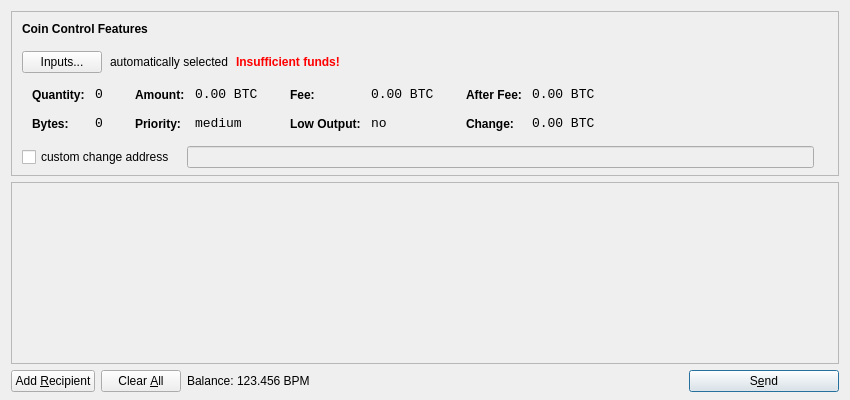
<?xml version="1.0" encoding="UTF-8"?>
<ui version="4.0">
 <class>SendCoinsDialog</class>
 <widget class="QDialog" name="SendCoinsDialog">
  <property name="geometry">
   <rect>
    <x>0</x>
    <y>0</y>
    <width>850</width>
    <height>400</height>
   </rect>
  </property>
  <property name="windowTitle">
   <string>Send Coins</string>
  </property>
  <layout class="QVBoxLayout" name="verticalLayout" stretch="0,1,0">
   <property name="bottomMargin">
    <number>8</number>
   </property>
   <item>
    <widget class="QFrame" name="frameCoinControl">
     <property name="sizePolicy">
      <sizepolicy hsizetype="Expanding" vsizetype="Expanding">
       <horstretch>0</horstretch>
       <verstretch>0</verstretch>
      </sizepolicy>
     </property>
     <property name="maximumSize">
      <size>
       <width>16777215</width>
       <height>16777215</height>
      </size>
     </property>
     <property name="frameShape">
      <enum>QFrame::StyledPanel</enum>
     </property>
     <property name="frameShadow">
      <enum>QFrame::Sunken</enum>
     </property>
     <layout class="QVBoxLayout" name="verticalLayoutCoinControl2">
      <property name="spacing">
       <number>-1</number>
      </property>
      <property name="leftMargin">
       <number>0</number>
      </property>
      <property name="topMargin">
       <number>0</number>
      </property>
      <property name="rightMargin">
       <number>0</number>
      </property>
      <property name="bottomMargin">
       <number>6</number>
      </property>
      <item>
       <layout class="QVBoxLayout" name="verticalLayoutCoinControl" stretch="0,0,0,0,1">
        <property name="spacing">
         <number>0</number>
        </property>
        <property name="leftMargin">
         <number>10</number>
        </property>
        <property name="topMargin">
         <number>10</number>
        </property>
        <item>
         <layout class="QHBoxLayout" name="horizontalLayoutCoinControl1">
          <property name="bottomMargin">
           <number>15</number>
          </property>
          <item>
           <widget class="QLabel" name="labelCoinControlFeatures">
            <property name="sizePolicy">
             <sizepolicy hsizetype="Preferred" vsizetype="Maximum">
              <horstretch>0</horstretch>
              <verstretch>0</verstretch>
             </sizepolicy>
            </property>
            <property name="font">
             <font>
              <weight>75</weight>
              <bold>true</bold>
             </font>
            </property>
            <property name="styleSheet">
             <string notr="true">font-weight:bold;</string>
            </property>
            <property name="text">
             <string>Coin Control Features</string>
            </property>
           </widget>
          </item>
         </layout>
        </item>
        <item>
         <layout class="QHBoxLayout" name="horizontalLayoutCoinControl2" stretch="0,0,0,0">
          <property name="spacing">
           <number>8</number>
          </property>
          <property name="bottomMargin">
           <number>10</number>
          </property>
          <item>
           <widget class="QPushButton" name="pushButtonCoinControl">
            <property name="styleSheet">
             <string notr="true"/>
            </property>
            <property name="text">
             <string>Inputs...</string>
            </property>
           </widget>
          </item>
          <item>
           <widget class="QLabel" name="labelCoinControlAutomaticallySelected">
            <property name="text">
             <string>automatically selected</string>
            </property>
            <property name="margin">
             <number>5</number>
            </property>
           </widget>
          </item>
          <item>
           <widget class="QLabel" name="labelCoinControlInsuffFunds">
            <property name="font">
             <font>
              <weight>75</weight>
              <bold>true</bold>
             </font>
            </property>
            <property name="styleSheet">
             <string notr="true">color:red;font-weight:bold;</string>
            </property>
            <property name="text">
             <string>Insufficient funds!</string>
            </property>
            <property name="margin">
             <number>5</number>
            </property>
           </widget>
          </item>
          <item>
           <spacer name="horizontalSpacerCoinControl">
            <property name="orientation">
             <enum>Qt::Horizontal</enum>
            </property>
            <property name="sizeHint" stdset="0">
             <size>
              <width>40</width>
              <height>1</height>
             </size>
            </property>
           </spacer>
          </item>
         </layout>
        </item>
        <item>
         <widget class="QWidget" name="widgetCoinControl" native="true">
          <property name="sizePolicy">
           <sizepolicy hsizetype="Preferred" vsizetype="Preferred">
            <horstretch>0</horstretch>
            <verstretch>0</verstretch>
           </sizepolicy>
          </property>
          <property name="minimumSize">
           <size>
            <width>0</width>
            <height>0</height>
           </size>
          </property>
          <property name="styleSheet">
           <string notr="true"/>
          </property>
          <layout class="QHBoxLayout" name="horizontalLayoutCoinControl5">
           <property name="margin">
            <number>0</number>
           </property>
           <item>
            <layout class="QHBoxLayout" name="horizontalLayoutCoinControl3" stretch="0,0,0,1">
             <property name="spacing">
              <number>20</number>
             </property>
             <property name="topMargin">
              <number>0</number>
             </property>
             <property name="bottomMargin">
              <number>10</number>
             </property>
             <item>
              <layout class="QFormLayout" name="formLayoutCoinControl1">
               <property name="horizontalSpacing">
                <number>10</number>
               </property>
               <property name="verticalSpacing">
                <number>14</number>
               </property>
               <property name="leftMargin">
                <number>10</number>
               </property>
               <property name="topMargin">
                <number>4</number>
               </property>
               <property name="rightMargin">
                <number>6</number>
               </property>
               <item row="0" column="0">
                <widget class="QLabel" name="labelCoinControlQuantityText">
                 <property name="styleSheet">
                  <string notr="true">font-weight:bold;</string>
                 </property>
                 <property name="text">
                  <string>Quantity:</string>
                 </property>
                 <property name="margin">
                  <number>0</number>
                 </property>
                </widget>
               </item>
               <item row="0" column="1">
                <widget class="QLabel" name="labelCoinControlQuantity">
                 <property name="font">
                  <font>
                   <family>Monospace</family>
                   <pointsize>10</pointsize>
                  </font>
                 </property>
                 <property name="cursor">
                  <cursorShape>IBeamCursor</cursorShape>
                 </property>
                 <property name="contextMenuPolicy">
                  <enum>Qt::ActionsContextMenu</enum>
                 </property>
                 <property name="text">
                  <string notr="true">0</string>
                 </property>
                 <property name="margin">
                  <number>0</number>
                 </property>
                 <property name="textInteractionFlags">
                  <set>Qt::LinksAccessibleByMouse|Qt::TextSelectableByKeyboard|Qt::TextSelectableByMouse</set>
                 </property>
                </widget>
               </item>
               <item row="1" column="0">
                <widget class="QLabel" name="labelCoinControlBytesText">
                 <property name="styleSheet">
                  <string notr="true">font-weight:bold;</string>
                 </property>
                 <property name="text">
                  <string>Bytes:</string>
                 </property>
                </widget>
               </item>
               <item row="1" column="1">
                <widget class="QLabel" name="labelCoinControlBytes">
                 <property name="font">
                  <font>
                   <family>Monospace</family>
                   <pointsize>10</pointsize>
                  </font>
                 </property>
                 <property name="cursor">
                  <cursorShape>IBeamCursor</cursorShape>
                 </property>
                 <property name="contextMenuPolicy">
                  <enum>Qt::ActionsContextMenu</enum>
                 </property>
                 <property name="text">
                  <string notr="true">0</string>
                 </property>
                 <property name="textInteractionFlags">
                  <set>Qt::LinksAccessibleByMouse|Qt::TextSelectableByKeyboard|Qt::TextSelectableByMouse</set>
                 </property>
                </widget>
               </item>
              </layout>
             </item>
             <item>
              <layout class="QFormLayout" name="formLayoutCoinControl2">
               <property name="horizontalSpacing">
                <number>10</number>
               </property>
               <property name="verticalSpacing">
                <number>14</number>
               </property>
               <property name="leftMargin">
                <number>6</number>
               </property>
               <property name="topMargin">
                <number>4</number>
               </property>
               <property name="rightMargin">
                <number>6</number>
               </property>
               <item row="0" column="0">
                <widget class="QLabel" name="labelCoinControlAmountText">
                 <property name="styleSheet">
                  <string notr="true">font-weight:bold;</string>
                 </property>
                 <property name="text">
                  <string>Amount:</string>
                 </property>
                 <property name="margin">
                  <number>0</number>
                 </property>
                </widget>
               </item>
               <item row="0" column="1">
                <widget class="QLabel" name="labelCoinControlAmount">
                 <property name="font">
                  <font>
                   <family>Monospace</family>
                   <pointsize>10</pointsize>
                  </font>
                 </property>
                 <property name="cursor">
                  <cursorShape>IBeamCursor</cursorShape>
                 </property>
                 <property name="contextMenuPolicy">
                  <enum>Qt::ActionsContextMenu</enum>
                 </property>
                 <property name="text">
                  <string notr="true">0.00 BTC</string>
                 </property>
                 <property name="textInteractionFlags">
                  <set>Qt::LinksAccessibleByMouse|Qt::TextSelectableByKeyboard|Qt::TextSelectableByMouse</set>
                 </property>
                </widget>
               </item>
               <item row="1" column="0">
                <widget class="QLabel" name="labelCoinControlPriorityText">
                 <property name="styleSheet">
                  <string notr="true">font-weight:bold;</string>
                 </property>
                 <property name="text">
                  <string>Priority:</string>
                 </property>
                </widget>
               </item>
               <item row="1" column="1">
                <widget class="QLabel" name="labelCoinControlPriority">
                 <property name="font">
                  <font>
                   <family>Monospace</family>
                   <pointsize>10</pointsize>
                  </font>
                 </property>
                 <property name="cursor">
                  <cursorShape>IBeamCursor</cursorShape>
                 </property>
                 <property name="contextMenuPolicy">
                  <enum>Qt::ActionsContextMenu</enum>
                 </property>
                 <property name="text">
                  <string>medium</string>
                 </property>
                 <property name="textInteractionFlags">
                  <set>Qt::LinksAccessibleByMouse|Qt::TextSelectableByKeyboard|Qt::TextSelectableByMouse</set>
                 </property>
                </widget>
               </item>
              </layout>
             </item>
             <item>
              <layout class="QFormLayout" name="formLayoutCoinControl3">
               <property name="horizontalSpacing">
                <number>10</number>
               </property>
               <property name="verticalSpacing">
                <number>14</number>
               </property>
               <property name="leftMargin">
                <number>6</number>
               </property>
               <property name="topMargin">
                <number>4</number>
               </property>
               <property name="rightMargin">
                <number>6</number>
               </property>
               <item row="0" column="0">
                <widget class="QLabel" name="labelCoinControlFeeText">
                 <property name="styleSheet">
                  <string notr="true">font-weight:bold;</string>
                 </property>
                 <property name="text">
                  <string>Fee:</string>
                 </property>
                 <property name="margin">
                  <number>0</number>
                 </property>
                </widget>
               </item>
               <item row="0" column="1">
                <widget class="QLabel" name="labelCoinControlFee">
                 <property name="font">
                  <font>
                   <family>Monospace</family>
                   <pointsize>10</pointsize>
                  </font>
                 </property>
                 <property name="cursor">
                  <cursorShape>IBeamCursor</cursorShape>
                 </property>
                 <property name="contextMenuPolicy">
                  <enum>Qt::ActionsContextMenu</enum>
                 </property>
                 <property name="text">
                  <string notr="true">0.00 BTC</string>
                 </property>
                 <property name="textInteractionFlags">
                  <set>Qt::LinksAccessibleByMouse|Qt::TextSelectableByKeyboard|Qt::TextSelectableByMouse</set>
                 </property>
                </widget>
               </item>
               <item row="1" column="0">
                <widget class="QLabel" name="labelCoinControlLowOutputText">
                 <property name="styleSheet">
                  <string notr="true">font-weight:bold;</string>
                 </property>
                 <property name="text">
                  <string>Low Output:</string>
                 </property>
                </widget>
               </item>
               <item row="1" column="1">
                <widget class="QLabel" name="labelCoinControlLowOutput">
                 <property name="font">
                  <font>
                   <family>Monospace</family>
                   <pointsize>10</pointsize>
                  </font>
                 </property>
                 <property name="cursor">
                  <cursorShape>IBeamCursor</cursorShape>
                 </property>
                 <property name="contextMenuPolicy">
                  <enum>Qt::ActionsContextMenu</enum>
                 </property>
                 <property name="text">
                  <string>no</string>
                 </property>
                 <property name="textInteractionFlags">
                  <set>Qt::LinksAccessibleByMouse|Qt::TextSelectableByKeyboard|Qt::TextSelectableByMouse</set>
                 </property>
                </widget>
               </item>
              </layout>
             </item>
             <item>
              <layout class="QFormLayout" name="formLayoutCoinControl4">
               <property name="horizontalSpacing">
                <number>10</number>
               </property>
               <property name="verticalSpacing">
                <number>14</number>
               </property>
               <property name="leftMargin">
                <number>6</number>
               </property>
               <property name="topMargin">
                <number>4</number>
               </property>
               <property name="rightMargin">
                <number>6</number>
               </property>
               <item row="0" column="0">
                <widget class="QLabel" name="labelCoinControlAfterFeeText">
                 <property name="styleSheet">
                  <string notr="true">font-weight:bold;</string>
                 </property>
                 <property name="text">
                  <string>After Fee:</string>
                 </property>
                 <property name="margin">
                  <number>0</number>
                 </property>
                </widget>
               </item>
               <item row="0" column="1">
                <widget class="QLabel" name="labelCoinControlAfterFee">
                 <property name="font">
                  <font>
                   <family>Monospace</family>
                   <pointsize>10</pointsize>
                  </font>
                 </property>
                 <property name="cursor">
                  <cursorShape>IBeamCursor</cursorShape>
                 </property>
                 <property name="contextMenuPolicy">
                  <enum>Qt::ActionsContextMenu</enum>
                 </property>
                 <property name="text">
                  <string notr="true">0.00 BTC</string>
                 </property>
                 <property name="textInteractionFlags">
                  <set>Qt::LinksAccessibleByMouse|Qt::TextSelectableByKeyboard|Qt::TextSelectableByMouse</set>
                 </property>
                </widget>
               </item>
               <item row="1" column="0">
                <widget class="QLabel" name="labelCoinControlChangeText">
                 <property name="styleSheet">
                  <string notr="true">font-weight:bold;</string>
                 </property>
                 <property name="text">
                  <string>Change:</string>
                 </property>
                </widget>
               </item>
               <item row="1" column="1">
                <widget class="QLabel" name="labelCoinControlChange">
                 <property name="font">
                  <font>
                   <family>Monospace</family>
                   <pointsize>10</pointsize>
                  </font>
                 </property>
                 <property name="cursor">
                  <cursorShape>IBeamCursor</cursorShape>
                 </property>
                 <property name="contextMenuPolicy">
                  <enum>Qt::ActionsContextMenu</enum>
                 </property>
                 <property name="text">
                  <string notr="true">0.00 BTC</string>
                 </property>
                 <property name="textInteractionFlags">
                  <set>Qt::LinksAccessibleByMouse|Qt::TextSelectableByKeyboard|Qt::TextSelectableByMouse</set>
                 </property>
                </widget>
               </item>
              </layout>
             </item>
            </layout>
           </item>
          </layout>
         </widget>
        </item>
        <item>
         <layout class="QHBoxLayout" name="horizontalLayoutCoinControl4" stretch="0,0,0">
          <property name="spacing">
           <number>12</number>
          </property>
          <property name="sizeConstraint">
           <enum>QLayout::SetDefaultConstraint</enum>
          </property>
          <property name="topMargin">
           <number>5</number>
          </property>
          <property name="rightMargin">
           <number>5</number>
          </property>
          <item>
           <widget class="QCheckBox" name="checkBoxCoinControlChange">
            <property name="text">
             <string>custom change address</string>
            </property>
           </widget>
          </item>
          <item>
           <widget class="QLineEdit" name="lineEditCoinControlChange">
            <property name="enabled">
             <bool>false</bool>
            </property>
            <property name="sizePolicy">
             <sizepolicy hsizetype="Expanding" vsizetype="Fixed">
              <horstretch>0</horstretch>
              <verstretch>0</verstretch>
             </sizepolicy>
            </property>
           </widget>
          </item>
          <item>
           <widget class="QLabel" name="labelCoinControlChangeLabel">
            <property name="sizePolicy">
             <sizepolicy hsizetype="Preferred" vsizetype="Expanding">
              <horstretch>0</horstretch>
              <verstretch>0</verstretch>
             </sizepolicy>
            </property>
            <property name="minimumSize">
             <size>
              <width>0</width>
              <height>0</height>
             </size>
            </property>
            <property name="text">
             <string/>
            </property>
            <property name="margin">
             <number>3</number>
            </property>
           </widget>
          </item>
         </layout>
        </item>
        <item>
         <spacer name="verticalSpacerCoinControl">
          <property name="orientation">
           <enum>Qt::Vertical</enum>
          </property>
          <property name="sizeHint" stdset="0">
           <size>
            <width>800</width>
            <height>1</height>
           </size>
          </property>
         </spacer>
        </item>
       </layout>
      </item>
     </layout>
    </widget>
   </item>
   <item>
    <widget class="QScrollArea" name="scrollArea">
     <property name="widgetResizable">
      <bool>true</bool>
     </property>
     <widget class="QWidget" name="scrollAreaWidgetContents">
      <property name="geometry">
       <rect>
        <x>0</x>
        <y>0</y>
        <width>830</width>
        <height>165</height>
       </rect>
      </property>
      <layout class="QVBoxLayout" name="verticalLayout_2">
       <property name="margin">
        <number>0</number>
       </property>
       <item>
        <layout class="QVBoxLayout" name="entries">
         <property name="spacing">
          <number>6</number>
         </property>
        </layout>
       </item>
       <item>
        <spacer name="verticalSpacer">
         <property name="orientation">
          <enum>Qt::Vertical</enum>
         </property>
         <property name="sizeHint" stdset="0">
          <size>
           <width>20</width>
           <height>40</height>
          </size>
         </property>
        </spacer>
       </item>
      </layout>
     </widget>
    </widget>
   </item>
   <item>
    <layout class="QHBoxLayout" name="horizontalLayout">
     <item>
      <widget class="QPushButton" name="addButton">
       <property name="toolTip">
        <string>Send to multiple recipients at once</string>
       </property>
       <property name="text">
        <string>Add &amp;Recipient</string>
       </property>
       <property name="icon">
        <iconset resource="../bitcoin.qrc">
         <normaloff>:/icons/add</normaloff>:/icons/add</iconset>
       </property>
       <property name="autoDefault">
        <bool>false</bool>
       </property>
      </widget>
     </item>
     <item>
      <widget class="QPushButton" name="clearButton">
       <property name="sizePolicy">
        <sizepolicy hsizetype="Minimum" vsizetype="Fixed">
         <horstretch>0</horstretch>
         <verstretch>0</verstretch>
        </sizepolicy>
       </property>
       <property name="toolTip">
        <string>Remove all transaction fields</string>
       </property>
       <property name="text">
        <string>Clear &amp;All</string>
       </property>
       <property name="icon">
        <iconset resource="../bitcoin.qrc">
         <normaloff>:/icons/remove</normaloff>:/icons/remove</iconset>
       </property>
       <property name="autoRepeatDelay">
        <number>300</number>
       </property>
       <property name="autoDefault">
        <bool>false</bool>
       </property>
      </widget>
     </item>
     <item>
      <layout class="QHBoxLayout" name="horizontalLayout_2">
       <property name="spacing">
        <number>3</number>
       </property>
       <item>
        <widget class="QLabel" name="label">
         <property name="text">
          <string>Balance:</string>
         </property>
        </widget>
       </item>
       <item>
        <widget class="QLabel" name="labelBalance">
         <property name="cursor">
          <cursorShape>IBeamCursor</cursorShape>
         </property>
         <property name="text">
          <string>123.456 BPM</string>
         </property>
         <property name="textInteractionFlags">
          <set>Qt::LinksAccessibleByMouse|Qt::TextSelectableByKeyboard|Qt::TextSelectableByMouse</set>
         </property>
        </widget>
       </item>
      </layout>
     </item>
     <item>
      <spacer name="horizontalSpacer">
       <property name="orientation">
        <enum>Qt::Horizontal</enum>
       </property>
       <property name="sizeHint" stdset="0">
        <size>
         <width>40</width>
         <height>20</height>
        </size>
       </property>
      </spacer>
     </item>
     <item>
      <widget class="QPushButton" name="sendButton">
       <property name="minimumSize">
        <size>
         <width>150</width>
         <height>0</height>
        </size>
       </property>
       <property name="toolTip">
        <string>Confirm the send action</string>
       </property>
       <property name="text">
        <string>S&amp;end</string>
       </property>
       <property name="icon">
        <iconset resource="../bitcoin.qrc">
         <normaloff>:/icons/send</normaloff>:/icons/send</iconset>
       </property>
       <property name="default">
        <bool>true</bool>
       </property>
      </widget>
     </item>
    </layout>
   </item>
  </layout>
 </widget>
 <resources>
  <include location="../bitcoin.qrc"/>
 </resources>
 <connections/>
</ui>
